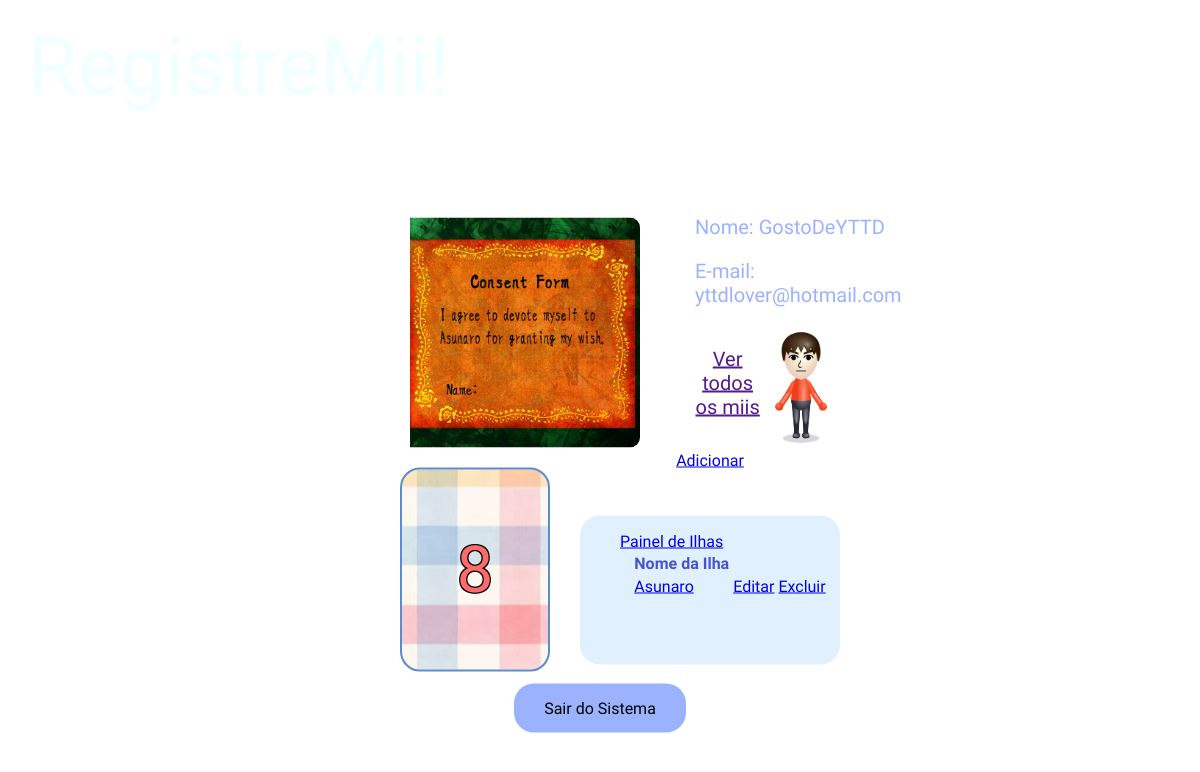
Page /miis/ (signed in) on the earlier database version.
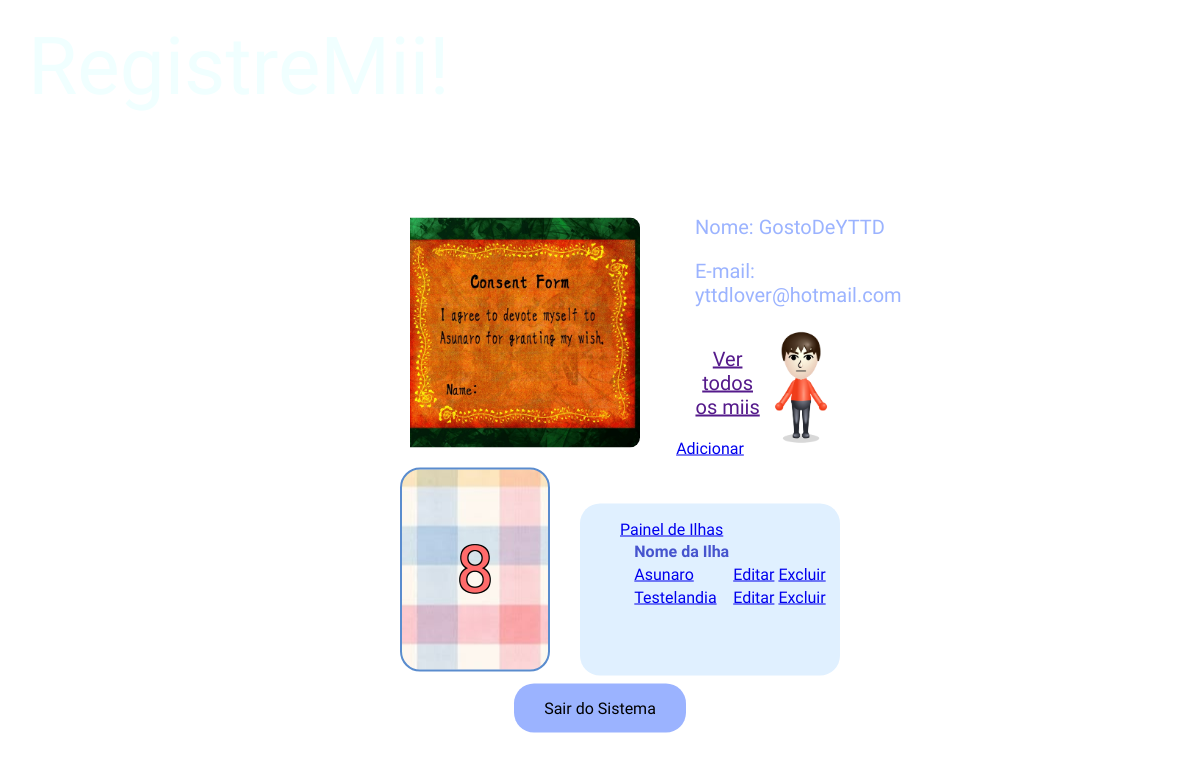
Same page on the later database version.
### miis/models.py (models this page shows, shortened)
class Ilha(models.Model):
    nome_ilha = models.CharField()
    data_criacao_ilha = models.DateField(auto_now_add=True)
    proprietario_ilha = models.ForeignKey(Perfil, on_delete=models.CASCADE)

### miis/views.py (the view)
# urls.py: 2. Add a URL to urlpatterns:  path('', views.home, name='home')
@login_required # <-- IMPEDE acesso de usuários não logados
def home(request):
    if not request.user.perfil.email_confirmado:
        messages.error(request, 'Opsss, sua conta ainda não foi confirmada!')
        return redirect('login')
    id_user = request.user.perfil.id
    ilhas = Ilha.objects.filter(proprietario_ilha_id=id_user)
    qtd_mii = 0
    for ilha in ilhas:
        ilha_do_usuario = Mii.objects.filter(ilha_mii=ilha)
        qtd_mii += ilha_do_usuario.count()
    return render(request, 'principal/home.html', {'ilhas':ilhas, 'qtd_mii' : qtd_mii})

### miis/templates/principal/home.html (shortened to what this page needs)
{% load static %}
<!DOCTYPE html>
<html>
    <head>
        <link rel="stylesheet" href="{% static 'css/estilo.css' %}">
    </head>
    <header>
    </header>
    <div class="parent">
        <div class="filho">
            <div class="container">
                <div class="dvs1">
                    {% if user.perfil.foto %}
                    <img class="fotodeperfil" src="{{ user.perfil.foto.url }}" width="150">
                    {% else %}
                    <img class="fotodeperfil" src="{% static 'imgs/fotodf.jpg' %}" width="150">
                    {% endif %}
                </div>
                <div class="dvs1">
                    <p>Nome: {{user.username}}</p>
                    <p>E-mail: {{ user.email }}</p>
                    <div class="container2">
                        <p class="vtm"><a href="">Ver todos os miis</a></p>
                        <img class= "bicho" src="{% static 'imgs/Mii.webp' %}">
                    </div>
                </div>
            </div>
            <div class="container3">
                <div class="qntmiis">
                    <p>{{qtd_mii}}</p>
                </div>
                <div class="li">
                    <div class="painelnav">
                        <div class="itemnav"><a href="{% url 'add_ilha' %}">Adicionar</a></div>
                    </div>
                    <div class="tailhas">
                        <ul>
                            <li>
                                <a href="{% url 'painelilha' %}">Painel de Ilhas</a>
                            </li>
                            <table class="tabelai">
                                <thead>
                                    <th>Nome da Ilha</th>
                                </thead>
                                {% for ilha in ilhas %}
                                <tr>
                                    <td><a href="{% url 'painelmii' ilha.id %}">{{ilha.nome_ilha}}</a></td>
                                    <td><a href="{% url 'edit_ilha' ilha.id %}">Editar</a></td>
                                    <td><a href="{% url 'del_ilha' ilha.id %}">Excluir</a></td>
                                </tr>
                                {% endfor %}
                            </table>
                        </ul>
                    </div>
                </div>
            </div>
            <form action="{% url 'logout' %}" method="POST">
            <button type="submit" class="botao1">Sair do Sistema</button>
            </form>
        </div>
    </div>
</html>

Differences in the rows shown:
added Ilha: nome_ilha "Testelandia"
